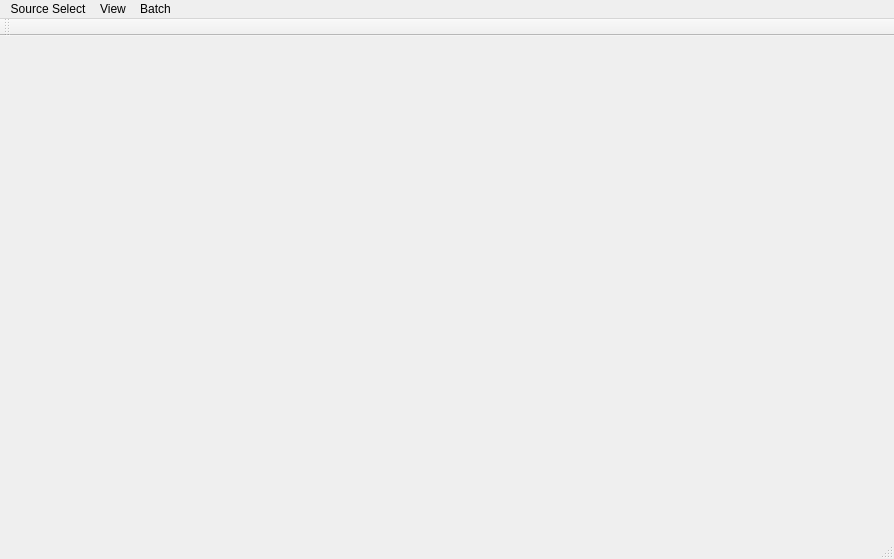
<?xml version="1.0" encoding="UTF-8"?>
<ui version="4.0">
 <class>MainWindow</class>
 <widget class="QMainWindow" name="MainWindow">
  <property name="geometry">
   <rect>
    <x>0</x>
    <y>0</y>
    <width>894</width>
    <height>559</height>
   </rect>
  </property>
  <property name="windowTitle">
   <string>MainWindow</string>
  </property>
  <widget class="QWidget" name="centralWidget"/>
  <widget class="QMenuBar" name="menuBar">
   <property name="geometry">
    <rect>
     <x>0</x>
     <y>0</y>
     <width>894</width>
     <height>21</height>
    </rect>
   </property>
   <widget class="QMenu" name="menuSource_Select">
    <property name="title">
     <string>Source Select</string>
    </property>
    <addaction name="actionFiles_from_disk"/>
    <addaction name="actionFolder_from_disk"/>
    <addaction name="actionCamera"/>
    <addaction name="actionCamera_Stream"/>
    <addaction name="actionSave_Camera_Stream"/>
   </widget>
   <widget class="QMenu" name="menuLabel_Images">
    <property name="title">
     <string>View</string>
    </property>
    <addaction name="separator"/>
    <addaction name="actionLabel_Images"/>
    <addaction name="actionLink_Image_Views"/>
    <addaction name="actionUse_colormap"/>
    <addaction name="actionMerge_image_displays"/>
    <addaction name="actionRegistration"/>
   </widget>
   <widget class="QMenu" name="menuBatch">
    <property name="title">
     <string>Batch</string>
    </property>
    <addaction name="actionApply_filters_to_all_iamges"/>
    <addaction name="actionExtract_Stats_for_all_images"/>
   </widget>
   <addaction name="menuSource_Select"/>
   <addaction name="menuLabel_Images"/>
   <addaction name="menuBatch"/>
  </widget>
  <widget class="QToolBar" name="mainToolBar">
   <attribute name="toolBarArea">
    <enum>TopToolBarArea</enum>
   </attribute>
   <attribute name="toolBarBreak">
    <bool>false</bool>
   </attribute>
  </widget>
  <widget class="QStatusBar" name="statusBar"/>
  <action name="actionFiles_from_disk">
   <property name="text">
    <string>Files from disk</string>
   </property>
  </action>
  <action name="actionFolder_from_disk">
   <property name="text">
    <string>Folder from disk</string>
   </property>
  </action>
  <action name="actionCamera">
   <property name="text">
    <string>Snap camera</string>
   </property>
  </action>
  <action name="actionCamera_Stream">
   <property name="text">
    <string>Camera Stream</string>
   </property>
  </action>
  <action name="actionToggle_Source_View">
   <property name="text">
    <string>Toggle Source View</string>
   </property>
  </action>
  <action name="actionFilter_Images">
   <property name="text">
    <string>Filter Images</string>
   </property>
  </action>
  <action name="actionLabel_Images">
   <property name="text">
    <string>Label Images</string>
   </property>
  </action>
  <action name="actionApply_filters_to_all_iamges">
   <property name="text">
    <string>Apply filters to all images</string>
   </property>
  </action>
  <action name="actionExtract_Stats_for_all_images">
   <property name="text">
    <string>Extract Stats for all images</string>
   </property>
  </action>
  <action name="actionSave_Camera_Stream">
   <property name="text">
    <string>Save Camera Stream</string>
   </property>
  </action>
  <action name="actionLink_Image_Views">
   <property name="checkable">
    <bool>true</bool>
   </property>
   <property name="text">
    <string>Link Image Views</string>
   </property>
  </action>
  <action name="actionUse_colormap">
   <property name="checkable">
    <bool>true</bool>
   </property>
   <property name="text">
    <string>Use colormap</string>
   </property>
  </action>
  <action name="actionMerge_image_displays">
   <property name="checkable">
    <bool>true</bool>
   </property>
   <property name="text">
    <string>Merge image displays</string>
   </property>
  </action>
  <action name="actionRegistration">
   <property name="text">
    <string>Registration</string>
   </property>
  </action>
 </widget>
 <layoutdefault spacing="6" margin="11"/>
 <resources/>
 <connections/>
</ui>
